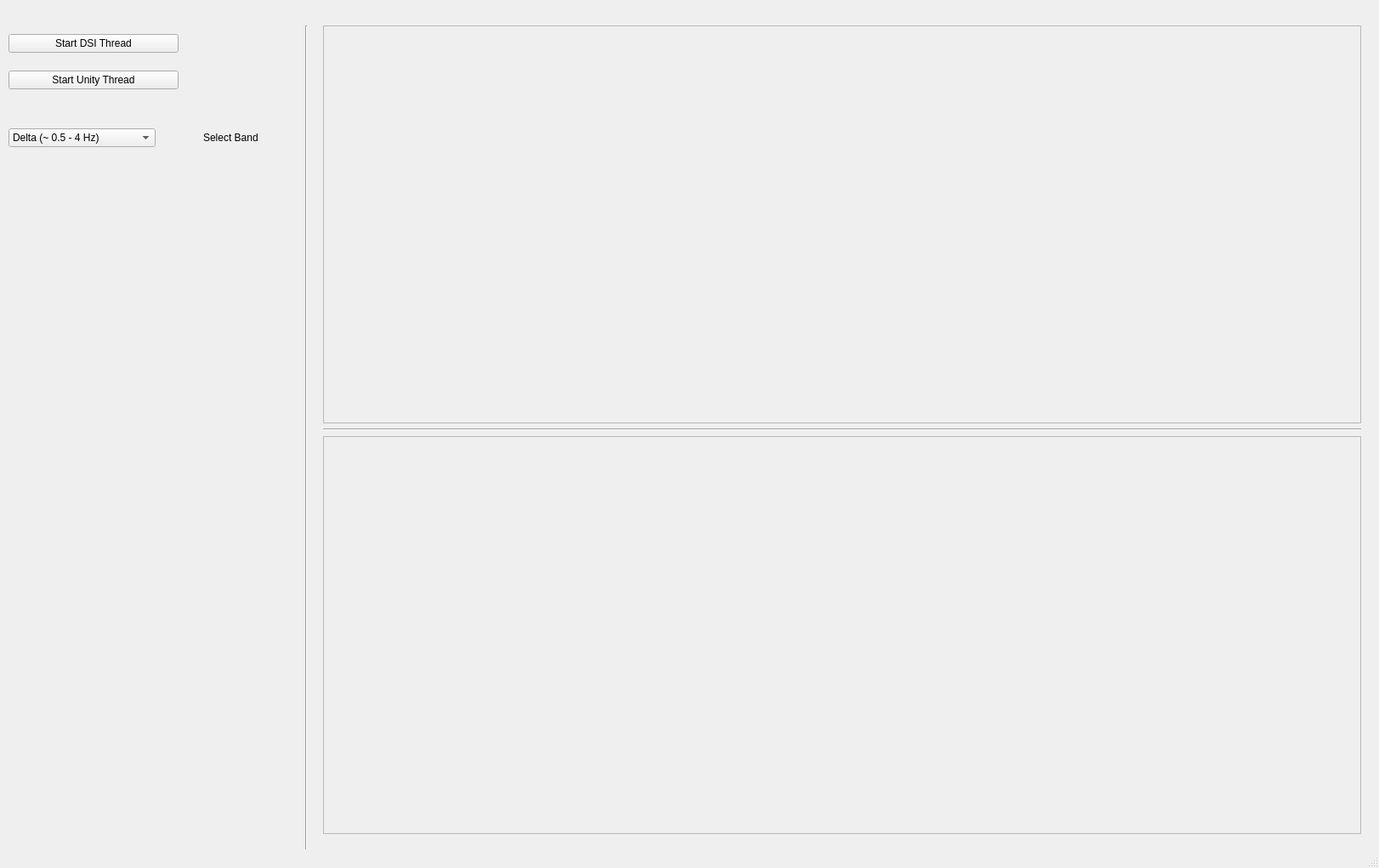
<?xml version="1.0" encoding="UTF-8"?>
<ui version="4.0">
 <class>MainWindow</class>
 <widget class="QMainWindow" name="MainWindow">
  <property name="geometry">
   <rect>
    <x>0</x>
    <y>0</y>
    <width>1622</width>
    <height>1021</height>
   </rect>
  </property>
  <property name="sizeIncrement">
   <size>
    <width>0</width>
    <height>0</height>
   </size>
  </property>
  <property name="baseSize">
   <size>
    <width>0</width>
    <height>5</height>
   </size>
  </property>
  <property name="windowTitle">
   <string>MainWindow</string>
  </property>
  <widget class="QWidget" name="centralwidget">
   <widget class="QWidget" name="verticalLayoutWidget">
    <property name="geometry">
     <rect>
      <x>10</x>
      <y>40</y>
      <width>351</width>
      <height>971</height>
     </rect>
    </property>
    <layout class="QVBoxLayout" name="verticalLayout">
     <item>
      <widget class="QPushButton" name="dsiThreadBtn">
       <property name="maximumSize">
        <size>
         <width>200</width>
         <height>16777215</height>
        </size>
       </property>
       <property name="text">
        <string>Start DSI Thread</string>
       </property>
       <property name="checkable">
        <bool>true</bool>
       </property>
       <property name="checked">
        <bool>false</bool>
       </property>
       <property name="autoRepeat">
        <bool>false</bool>
       </property>
       <property name="autoDefault">
        <bool>false</bool>
       </property>
       <property name="default">
        <bool>false</bool>
       </property>
       <property name="flat">
        <bool>false</bool>
       </property>
      </widget>
     </item>
     <item>
      <spacer name="verticalSpacer_2">
       <property name="orientation">
        <enum>Qt::Vertical</enum>
       </property>
       <property name="sizeType">
        <enum>QSizePolicy::Minimum</enum>
       </property>
       <property name="sizeHint" stdset="0">
        <size>
         <width>20</width>
         <height>15</height>
        </size>
       </property>
      </spacer>
     </item>
     <item>
      <widget class="QPushButton" name="unityThreadBtn">
       <property name="maximumSize">
        <size>
         <width>200</width>
         <height>16777215</height>
        </size>
       </property>
       <property name="text">
        <string>Start Unity Thread</string>
       </property>
       <property name="checkable">
        <bool>true</bool>
       </property>
       <property name="checked">
        <bool>false</bool>
       </property>
       <property name="autoRepeat">
        <bool>false</bool>
       </property>
       <property name="autoDefault">
        <bool>false</bool>
       </property>
       <property name="default">
        <bool>false</bool>
       </property>
       <property name="flat">
        <bool>false</bool>
       </property>
      </widget>
     </item>
     <item>
      <spacer name="verticalSpacer_3">
       <property name="orientation">
        <enum>Qt::Vertical</enum>
       </property>
       <property name="sizeType">
        <enum>QSizePolicy::Minimum</enum>
       </property>
       <property name="sizeHint" stdset="0">
        <size>
         <width>20</width>
         <height>40</height>
        </size>
       </property>
      </spacer>
     </item>
     <item>
      <layout class="QHBoxLayout" name="horizontalLayout_3">
       <item>
        <widget class="QComboBox" name="comboBox">
         <property name="currentText">
          <string>Delta (~ 0.5 - 4 Hz)</string>
         </property>
         <property name="currentIndex">
          <number>0</number>
         </property>
         <item>
          <property name="text">
           <string>Delta (~ 0.5 - 4 Hz)</string>
          </property>
         </item>
         <item>
          <property name="text">
           <string>Theta (~ 5 - 8 Hz)</string>
          </property>
         </item>
         <item>
          <property name="text">
           <string>Alpha (~ 8 - 13 Hz)</string>
          </property>
         </item>
         <item>
          <property name="text">
           <string>Beta (~ 13 - 30 Hz)</string>
          </property>
         </item>
        </widget>
       </item>
       <item>
        <widget class="QLabel" name="label">
         <property name="frameShadow">
          <enum>QFrame::Plain</enum>
         </property>
         <property name="lineWidth">
          <number>2</number>
         </property>
         <property name="text">
          <string>Select Band</string>
         </property>
         <property name="textFormat">
          <enum>Qt::PlainText</enum>
         </property>
         <property name="scaledContents">
          <bool>false</bool>
         </property>
         <property name="wordWrap">
          <bool>false</bool>
         </property>
         <property name="margin">
          <number>0</number>
         </property>
         <property name="indent">
          <number>50</number>
         </property>
        </widget>
       </item>
      </layout>
     </item>
     <item>
      <spacer name="verticalSpacer">
       <property name="orientation">
        <enum>Qt::Vertical</enum>
       </property>
       <property name="sizeHint" stdset="0">
        <size>
         <width>20</width>
         <height>40</height>
        </size>
       </property>
      </spacer>
     </item>
    </layout>
   </widget>
   <widget class="Line" name="line">
    <property name="geometry">
     <rect>
      <x>350</x>
      <y>30</y>
      <width>20</width>
      <height>971</height>
     </rect>
    </property>
    <property name="sizePolicy">
     <sizepolicy hsizetype="MinimumExpanding" vsizetype="Minimum">
      <horstretch>0</horstretch>
      <verstretch>0</verstretch>
     </sizepolicy>
    </property>
    <property name="orientation">
     <enum>Qt::Vertical</enum>
    </property>
   </widget>
   <widget class="QWidget" name="verticalLayoutWidget_2">
    <property name="geometry">
     <rect>
      <x>380</x>
      <y>30</y>
      <width>1221</width>
      <height>951</height>
     </rect>
    </property>
    <layout class="QVBoxLayout" name="verticalLayout_2">
     <item>
      <widget class="QFrame" name="frame">
       <property name="frameShape">
        <enum>QFrame::StyledPanel</enum>
       </property>
       <property name="frameShadow">
        <enum>QFrame::Raised</enum>
       </property>
      </widget>
     </item>
     <item>
      <widget class="Line" name="line_2">
       <property name="orientation">
        <enum>Qt::Horizontal</enum>
       </property>
      </widget>
     </item>
     <item>
      <widget class="QFrame" name="frame_2">
       <property name="frameShape">
        <enum>QFrame::StyledPanel</enum>
       </property>
       <property name="frameShadow">
        <enum>QFrame::Raised</enum>
       </property>
      </widget>
     </item>
    </layout>
   </widget>
  </widget>
  <widget class="QStatusBar" name="statusbar"/>
 </widget>
 <resources/>
 <connections/>
</ui>
